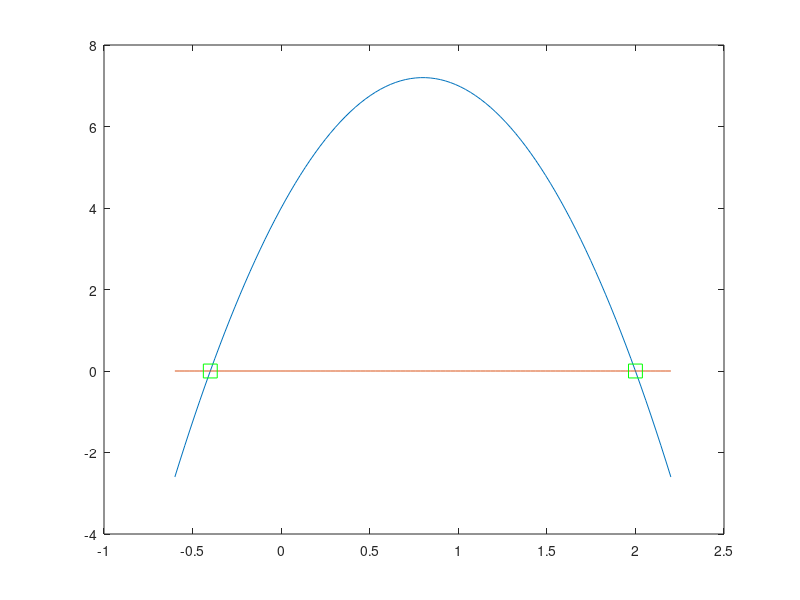

The MATLAB script that drew this image:
% y = -5x^2 + 8x + 4
% 1) roots
% 2) graph -> x
% 3) roots on graph

x = linspace(-0.6, 2.2);
pol = [-5 8 4];
pol_roots = roots(pol)
y = polyval(pol, x);
plot(x, y);
hold on
plot(x, zeros(size(x)));
hold on
plot(pol_roots(1), 0, 'gs', "markersize", 10)
hold on
plot(pol_roots(2), 0, 'gs', "markersize", 10)
